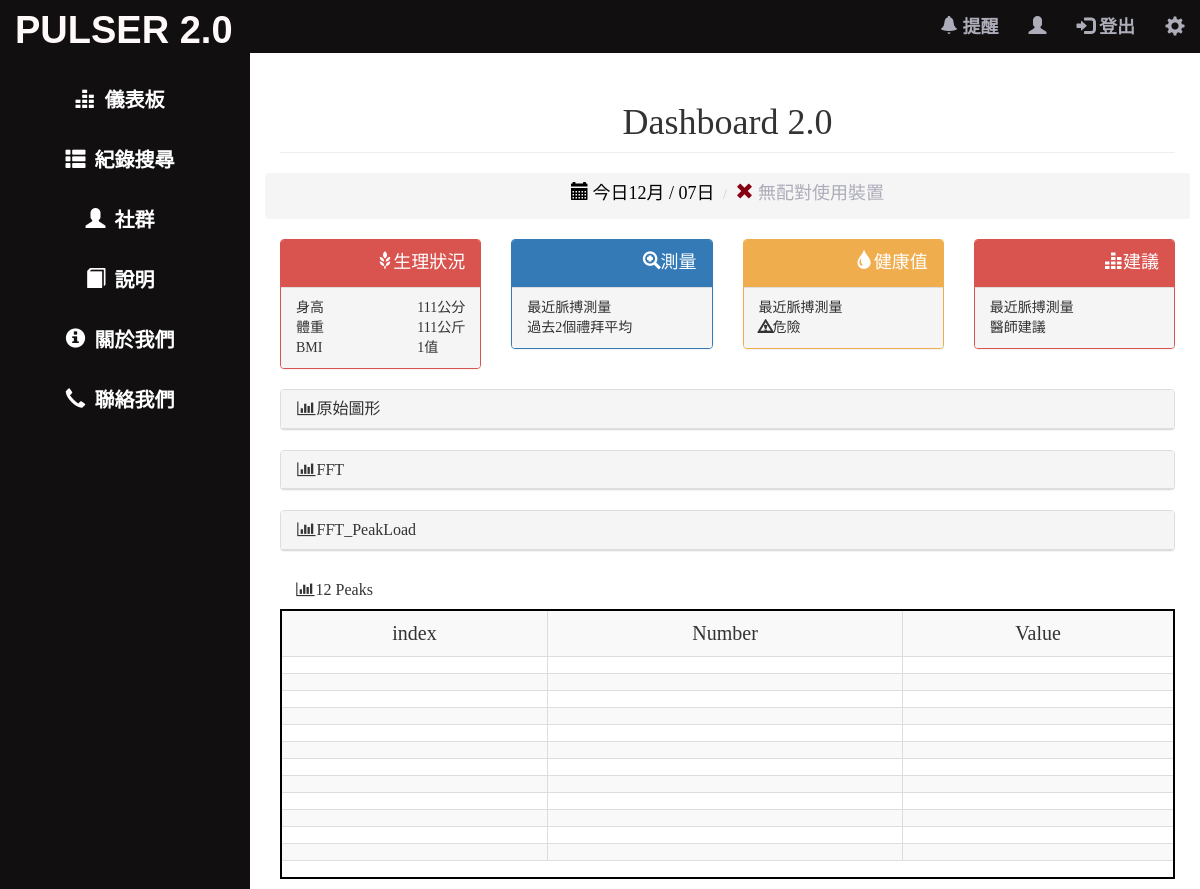
Screenshot of /Project/user/dash4.php with the database file from the repository.
### tables this page shows
CREATE TABLE `users_information` (
  `id` int(50) NOT NULL,
  `userid` varchar(50) NOT NULL,
  `username` varchar(50) NOT NULL,
  `mail_address` varchar(100) NOT NULL,
  `user_sex` varchar(10) DEFAULT NULL,
  `user_phone` varchar(10) DEFAULT NULL,
  `user_height` varchar(5) DEFAULT NULL,
  `user_weight` varchar(5) DEFAULT NULL
);

### Project/user/user-profile-information.php (called while the page is built, shortened)
<?php
include("connect_members.php");
$sql = "SELECT * FROM users_information";
mysqli_query($link, 'SET CHARACTER SET UTF8');
mysqli_query($link, "SET collation_connection = 'utf8_unicode_ci");
$result = mysqli_query($link, $sql);
$row = mysqli_fetch_assoc($result);
?>

### Project/user/dash4.php (the view, shortened to what this page needs)
<?php
include("user-profile-information.php");
?>
<!DOCTYPE html>
<html lang="en">
<head>
    <link rel="stylesheet" href="https://maxcdn.bootstrapcdn.com/bootstrap/3.3.7/css/bootstrap.min.css">
<link href="css/bootstrap.min.css" rel="stylesheet">
<link href="css/bootstrap.css" rel="stylesheet">
<link href="css/simple-sidebar.css" rel="stylesheet">
    <link href="css/sb-admin.css" rel="stylesheet">
    <link href="font-awesome/css/font-awesome.min.css" rel="stylesheet" type="text/css">
    <link rel="stylesheet" href="css/admin.css">
</head>
<body style="background-color: white;">
    <div id="wrapper">
        <div id="sidebar-wrapper" style="padding-left:0px;left:0px;">
            <ul class="sidebar-nav">
                <li class="sidebar-brand">
                    <p style="margin:0px;">PULSER 2.0</p>
                </li>
                <li>
                    <a href="dash4.php"><span class="glyphicon glyphicon-equalizer"  style="padding-right:4px;"></span>   儀表板</a>
                </li>
                <li>
                    <a href="date_map1.php"><span class="glyphicon glyphicon-th-list"  style="padding-right:4px;"></span>   紀錄搜尋</a>
                </li>
                <li>
                    <a href="#"><span class="glyphicon glyphicon-user" style="padding-right:4px;"></span>   社群</a>
                </li>
                <li>
                    <a href="#"><span class="glyphicon glyphicon-book" style="padding-right:4px;"></span>   說明</a>
                </li>
                <li>
                    <a href="#"><span class="glyphicon glyphicon-info-sign" style="padding-right:4px;"></span>   關於我們</a>
                </li>
                <li>
                    <a href="#"><span class="glyphicon glyphicon-earphone" style="padding-right:4px;"></span>   聯絡我們</a>
                </li>
            </ul>
        </div>
        <div id="page-content-wrapper">
            <div class="container-fluid" style="padding-right: 0px;padding-left: 0px;background-color: #110f0f;margin-bottom: 0px;">
                <ul class="nav navbar-nav navbar-right" style="margin-right: 0px; ">
                    <li><a href="" style="font-size:18px;color:#adadba;"><span class="glyphicon glyphicon-bell"></span>   提醒</a></li>
                    <li><a href="config5.php" style="font-size:18px;color:#adadba;"><span class="glyphicon glyphicon-user"></span>   <?php echo $row["user_email"]?></a></li>
                    <li><a href="logout.php" style="font-size:18px;color:#adadba;"><span class="glyphicon glyphicon-log-in" ></span>   登出</a></li>
                    <li class="dropdown">
                      <a class="dropdown-toggle" type="button" data-toggle="dropdown" href="#" style="font-size:20px;color:#adadba;">
                          <span class="glyphicon glyphicon-cog"></span></a>
                        </li>
                    </ul>
                </div>
            </div>
        </div>
        <div id="page-wrapper">
            <div class="container-fluid" style="padding-left:270px;">
                <div class="row">
                    <div class="col-lg-12 text-center">
                        <h1 class="page-header">
                            Dashboard 2.0
                        </h1>
                    </div>
                    <div class="clearfix"></div>
                    <div class="text-center">
                     <ol class="breadcrumb">
                      <li><a href="" style="font-size:18px;color:#000;"><span class="glyphicon glyphicon-calendar"></span></a>
                          <label id="DATE" style="font-size:18px;color:#000;font-weight: normal;"></label>
                      </li>
                      <li><a href="" style="font-size:18px;color:#adadba;"><span class="glyphicon glyphicon-remove" style="color:#870012;"></span>  無配對使用裝置</a></li>
                  </ol>
              </div>
          </div>
          <div class="row">
            <div class="col-lg-3 col-md-6">
                <div class="panel panel-red">
                    <div class="panel-heading">
                        <div class="row">
                            <div class="col-xs-12 text-right">
                                <div style="font-size:18px;">
                                    <span class="glyphicon glyphicon-grain"></span>生理狀況
                                </div>
                            </div>
                        </div>
                    </div>
                    <div class="panel-footer">
                        <span class="pull-left">
                            <div>身高</div>
                            <div>體重</div>
                            <div>BMI</div>
                        </span>
                        <span class="pull-right">
                            <div><?php echo $row["user_height"];?>公分</div>
                            <div><?php echo $row["user_weight"];?>公斤</div>
                            <div><?php
                            $bmi = (int)$row["user_height"]/(int)$row["user_weight"];
                            echo round($bmi,2);
                            ?>值</div>
                        </span>
                        <div class="clearfix"></div>
                    </div>
                </div>
            </div>
            <div class="col-lg-3 col-md-6">
                <div class="panel panel-primary">
                    <div class="panel-heading">
                        <div class="row">
                            <div class="col-xs-12 text-right">
                                <div style="font-size:18px;"><span class="glyphicon glyphicon-zoom-in"></span>測量</div>
                            </div>
                        </div>
                    </div>
                    <div class="panel-footer">
                        <span class="pull-left" style="display:block;">
                            <div>最近脈搏測量</div>
                            <div>過去2個禮拜平均</div>
                        </span>
                        <div class="clearfix"></div>
                    </div>
                </div>
            </div>
            <div class="col-lg-3 col-md-6">
                <div class="panel panel-yellow">
                    <div class="panel-heading">
                        <div class="row">
                            <div class="col-xs-12 text-right">
                                <div style="font-size:18px;"><span class="glyphicon glyphicon-tint"></span>健康值</div>
                            </div>
                        </div>
                    </div>
                    <div class="panel-footer">
                        <span class="pull-left" style="display:block;">
                            <div>最近脈搏測量</div>
                            <div><span class="glyphicon glyphicon-warning-sign"></span>危險</div>
                        </span>
                        <div class="clearfix"></div>
                    </div>
                </div>
            </div>
            <div class="col-lg-3 col-md-6">
                <div class="panel panel-red">
                    <div class="panel-heading">
                        <div class="row">
                            <div class="col-xs-12 text-right">
                                <div style="font-size:18px;"><span class="glyphicon glyphicon-equalizer"></span>建議</div>
                            </div>
                        </div>
                    </div>
                    <div class="panel-footer">
                        <span class="pull-left" style="display:block;">
                            <div>最近脈搏測量</div>
                            <div>醫師建議</div>
                        </span>
                        <div class="clearfix"></div>
                    </div>
                </div>
            </div>
        </div>
        <div class="row">
            <div class="col-lg-12">
                <div class="panel panel-default">
                    <div class="panel-heading">
                        <h3 class="panel-title"><i class="fa fa-bar-chart-o fa-fw"></i>原始圖形</h3>
                    </div>
                </div>
            </div>
        </div>
        <div class="row">
            <div class="col-lg-12">
                <div class="panel panel-default">
                    <div class="panel-heading">
                        <h3 class="panel-title"><i class="fa fa-bar-chart-o fa-fw"></i>FFT</h3>
                    </div>
                </div>
            </div>
        </div>
        <div class="row">
            <div class="col-lg-12">
                <div class="panel panel-default">
                    <div class="panel-heading">
                        <h3 class="panel-title"><i class="fa fa-bar-chart-o fa-fw"></i>FFT_PeakLoad</h3>
                    </div>
                </div>
            </div>
        </div>
        <div class="row">
            <div class="col-lg-12">
                <div class="panel-heading">
                    <h3 class="panel-title"><i class="fa fa-bar-chart-o fa-fw"></i>12 Peaks</h3>
                </div>
                <div id="12Peaks">
                    <table class="table table-striped table-bordered table-list table-hover"
                    id="table-peaks"  border='1'
                    style="width: 100%;border: 2px solid black;text-align: center; font-size:20px;">
                        <tr>
                            <td></td>
                            <td></td>
                            <td></td>
                        </tr>
                        <tr>
                            <td></td>
                            <td></td>
                            <td></td>
                        </tr>
                        <tr>
                            <td></td>
                            <td></td>
                            <td></td>
                        </tr>
                        <tr>
                            <td></td>
                            <td></td>
                            <td></td>
                        </tr>
                        <tr>
                            <td></td>
                            <td></td>
                            <td></td>
                        </tr>
                        <tr>
                            <td></td>
                            <td></td>
                            <td></td>
                        </tr>
                        <tr>
                            <td></td>
                            <td></td>
                            <td></td>
                        </tr>
                        <tr>
                            <td></td>
                            <td></td>
                            <td></td>
                        </tr>
                        <tr>
                            <td></td>
                            <td></td>
                            <td></td>
                        </tr>
                        <tr>
                            <td></td>
                            <td></td>
                            <td></td>
                        </tr>
                        <tr>
                            <td></td>
                            <td></td>
                            <td></td>
                        </tr>
                        <tr>
                            <td></td>
                            <td></td>
                            <td></td>
                        </tr>
                        <tr>
                            <td></td>
                            <td></td>
                            <td></td>
                        </tr>
                        <tr>
                            <td colspan="3"></td>
                        </tr>
                </table>
                </div>
            </div>
        </div>
    </div>
</div>
</body>
</html>

### Project/css/simple-sidebar.css (style rules this page uses)
#sidebar-wrapper { z-index: 1000; position: fixed; width: 0; height: 100%; overflow-y: auto; background-color: #110f0f; -webkit-transition: all 0.5s ease; -moz-transition: all 0.5s ease; -o-transition: all 0.5s ease; transition: all 0.5s ease; }
.sidebar-nav { top: 0; width: 250px; margin: 0; padding: 0; list-style: none; font-weight: bold; }
.sidebar-nav li { line-height: 60px; }
.sidebar-nav li a { font-size: 20px; display: block; text-decoration: none; color: #fff; text-align: center; padding-right: 10px; }
.sidebar-nav li a span { margin-top: 14px; padding-right: 10px; }
.sidebar-nav > .sidebar-brand { height: 70px; font-size: 38px; line-height: 60px; font-family: Ariel Black, sans-serif; color: #fff9f9; padding-left: 15px; background-color: #110f0f; }
@media (min-width:768px) { #sidebar-wrapper { width: 250px; } }
.navbar-nav { font-weight: bold; }
.navbar-nav li a { font-size:19px; color:#000; }

### Project/css/sb-admin.css (style rules this page uses)
#wrapper { padding-left: 0; }
#page-wrapper { width: 100%; padding: 0; background-color: #fff; }
@media (min-width:768px) { #wrapper { padding-left: 225px; } }
@media (min-width:768px) { #page-wrapper { padding: 10px; } }
.panel-red { border-color: #d9534f; }
.panel-red > .panel-heading { border-color: #d9534f; color: #fff; background-color: #d9534f; }
.panel-yellow { border-color: #f0ad4e; }
.panel-yellow > .panel-heading { border-color: #f0ad4e; color: #fff; background-color: #f0ad4e; }

### Project/css/admin.css (style rules this page uses)
body { font-family : "微軟正黑體"; background-color: #000; }
.table { margin:0; }
.table { margin-bottom:0px; }

### rows the page displays
users_information: user_height "111", user_weight "111", bmi "1"
